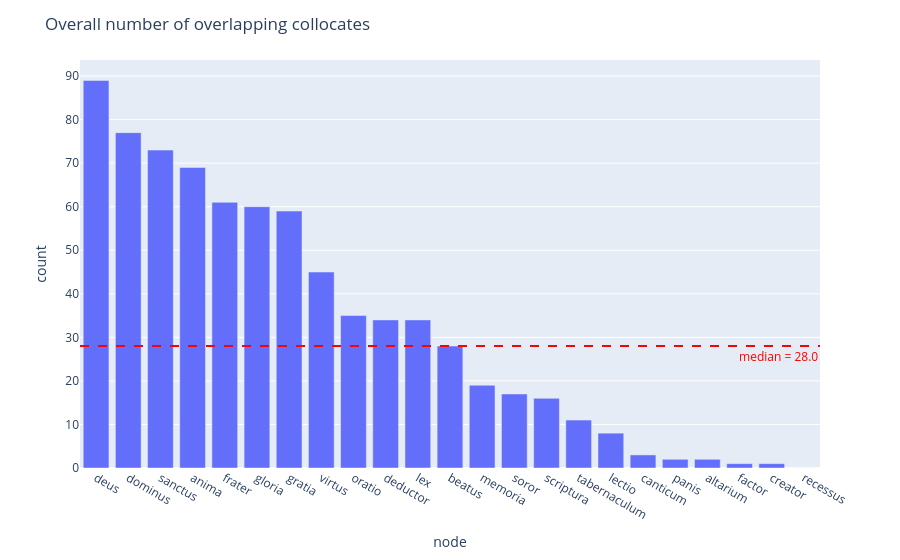

Write notebook code for a chart like this one.
### Markdown cell above
Theoretically, each of the `christian_terms` can have `(len(christian_terms) -1) * ntop ` (where `ntop` is a number of top collocates taken into consideration) overlapping collocates. This fact may be used to gauge both the semantic coherence of the set as well as "prototypicality" of each of the terms or their semantic distance from other terms in the set.

Let's inspect *total overlap counts* for all terms in the set.

### Code cell
# terms by total number of overlapping collocates (~ set coherence)
sims_all_sum = sims_all[["node", "count"]].groupby("node").sum().reset_index().sort_values("count", ascending=False)
sims_med = sims_all_sum["count"].median()
fig = px.bar(sims_all_sum, x='node', y='count',
             #orientation="h",
             category_orders=[{"node":sims_all_sum["node"]}],
             color_discrete_map=color_discrete_map_terms)
fig.add_hline(y=sims_med, line_color="red", line_dash="dash",
              annotation_text="median = "+str(sims_med), 
              annotation_position="bottom right",annotation_font_color="red")
fig.update_layout(title="Overall number of overlapping collocates", height=400)
fig.show()

### Figure 1 — Plotly figure (JSON) as saved in the notebook; plotly's stock layout.template omitted (floating-point values rounded to 4 significant figures)
{"data": [{"alignmentgroup": "True", "hovertemplate": "node=%{x}<br>count=%{y}<extra></extra>", "legendgroup": "", "marker": {"color": "#636efa", "pattern": {"shape": ""}}, "name": "", "offsetgroup": "", "orientation": "v", "showlegend": false, "textposition": "auto", "type": "bar", "x": ["deus", "dominus", "sanctus", "anima", "frater", "gloria", "gratia", "virtus", "oratio", "deductor", "lex", "beatus", "memoria", "soror", "scriptura", "tabernaculum", "lectio", "canticum", "panis", "altarium", "factor", "creator", "recessus"], "xaxis": "x", "y": [89, 77, 73, 69, 61, 60, 59, 45, 35, 34, 34, 28, 19, 17, 16, 11, 8, 3, 2, 2, 1, 1, 0], "yaxis": "y"}], "layout": {"annotations": [{"font": {"color": "red"}, "showarrow": false, "text": "median = 28.0", "x": 1, "xanchor": "right", "xref": "x domain", "y": 28, "yanchor": "top", "yref": "y"}], "autosize": true, "barmode": "relative", "legend": {"tracegroupgap": 0}, "margin": {"t": 60}, "shapes": [{"line": {"color": "red", "dash": "dash"}, "type": "line", "x0": 0, "x1": 1, "xref": "x domain", "y0": 28, "y1": 28, "yref": "y"}], "title": {"text": "Overall number of overlapping collocates"}, "xaxis": {"anchor": "y", "autorange": true, "domain": [0, 1], "range": [-0.5, 22.5], "title": {"text": "node"}, "type": "category"}, "yaxis": {"anchor": "x", "autorange": true, "domain": [0, 1], "range": [0, 93.68], "title": {"text": "count"}, "type": "linear"}}}
